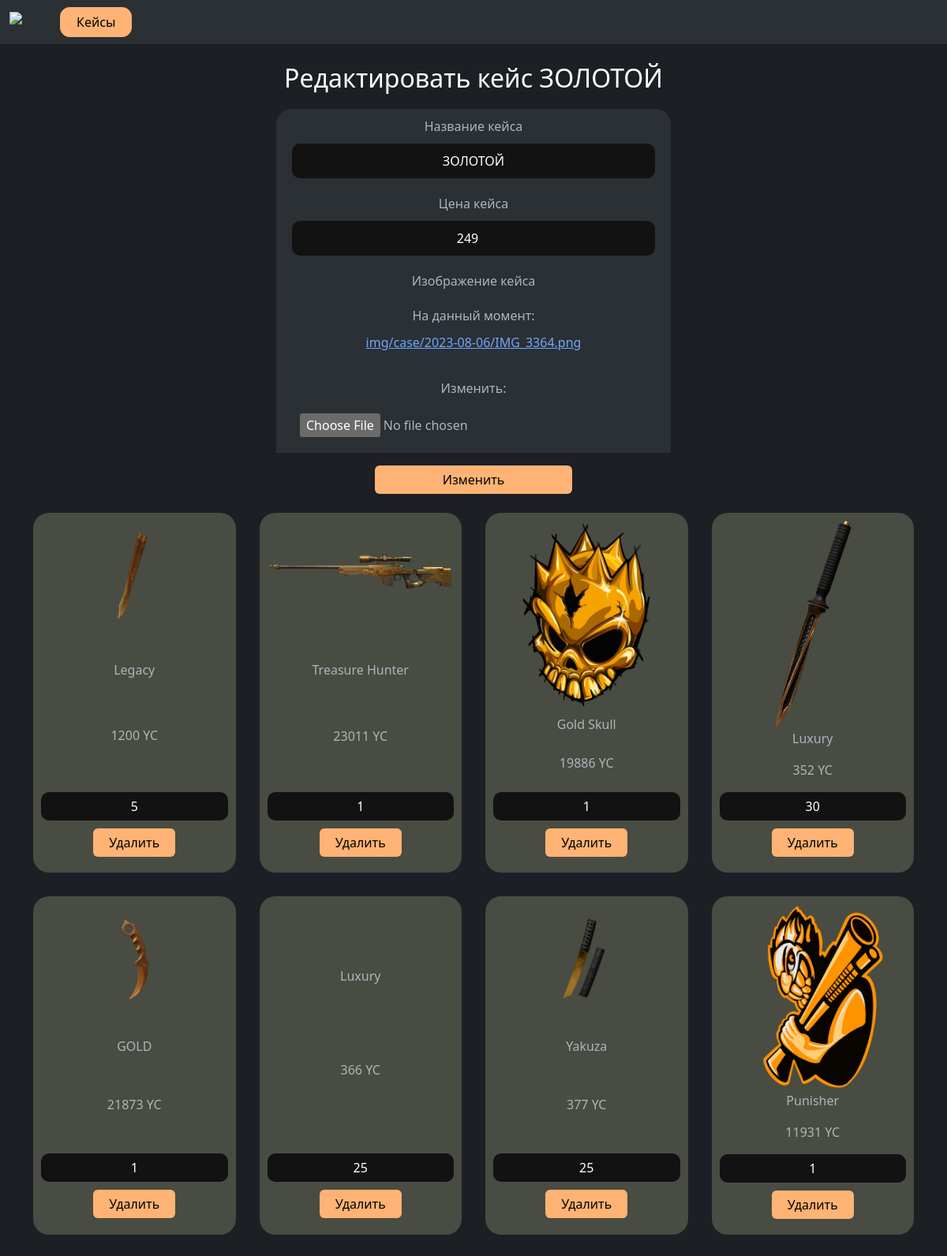
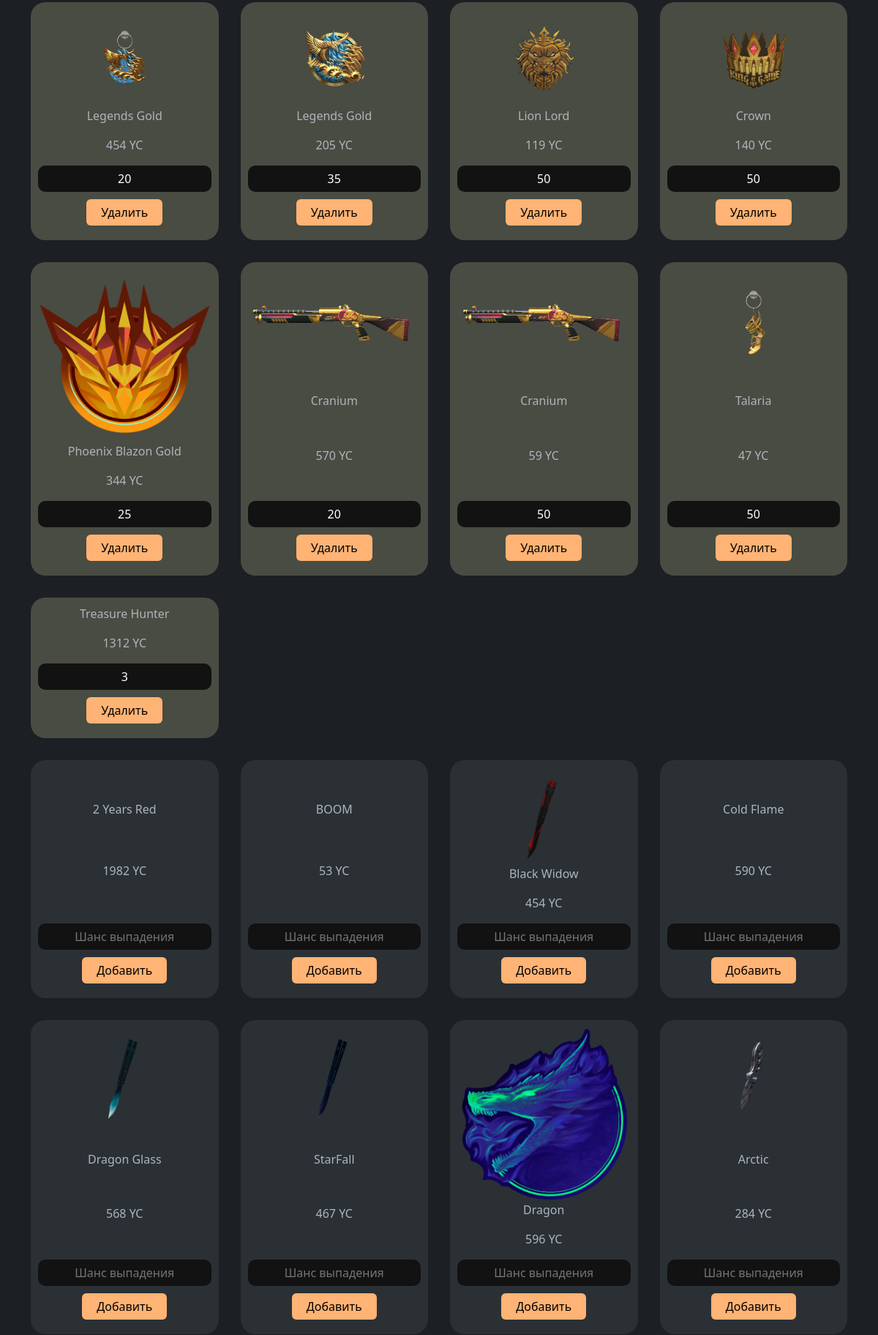
The app's page /personal-admin/case/45/ (upper part) with its own data (2 pictures, top to bottom).
### case/models.py (models this page shows, shortened)
class Case(models.Model):
    name = models.CharField(verbose_name="Название оружия", max_length=200)
    price = models.IntegerField()
    img = models.ImageField(upload_to='img/case/%Y-%m-%d/')
    weapons = models.JSONField()

### weapons/models.py (models this page shows, shortened)
class Weapons(models.Model):
    LEG = (
        ('R', 'Rare'),
        ('E', 'Epic'),
        ('L', 'Legendary'),
        ('A', 'Arcane')
    )
    name = models.CharField(verbose_name="Название оружия", max_length=200)
    model_w = models.CharField(verbose_name="Модель оружия", max_length=200)
    price = models.IntegerField()
    img = models.ImageField(upload_to='img/weapons/%Y-%m-%d/')
    leg = models.CharField(max_length=1, choices=LEG, verbose_name="Редкость оружия")
    stattrak = models.BooleanField(default=False, verbose_name="StatTrak")

### main/views.py (the view)
# urls.py: path('personal-admin/case/<int:pk>/', CaseUpdate.as_view()),
class CaseUpdate(UpdateView):
    model = Case
    template_name = 'personal_admin_cases.html'
    fields = ['name', 'price', 'img', 'weapons']
    def get_context_data(self, *args, **kwargs):
        ws = []
        w = Weapons.objects.all()
        for weapons in w:
            ws.append({
                'id': weapons.id,
                'name': weapons.name,
                "img": weapons.img,
                "model_w": weapons.model_w,
                "price": weapons.price,
                'leg': weapons.leg,
            })
        context = super(CaseUpdate, self).get_context_data(*args, **kwargs)
        context['weapons'] = ws
        return context

### templates/personal_admin_cases.html (shortened to what this page needs)
{% extends 'base.html' %}
{% load static %}
{% block container %}
<div class="personal">
    <h2 class="pt-4 text-white text-center ">Редактировать кейс {{ case.name }}</h2>
    <div class="container">
    <form method="POST" enctype="multipart/form-data">
      <div class="block">
        <label for="id_name">Название кейса</label>
        {{ form.name }}
      </div>
      <div class="block">
        <label for="id_price">Цена кейса</label>
        {{ form.price }}
      </div>
      <div class="block">
        <label for="id_img">Изображение кейса</label>
        {{ form.img }}
      </div>
      <div class="d-grid gap-2 col-6 mx-auto mt-3">
        <button class="btn a" type="submit">Изменить</button>
      </div>
    </form>
    <div class="weapons item-container">
        {% for w in weapons %}
          <div class="item www" id="weapon_{{ w.id }}" data-id="{{ w.id }}">
            <img src="{{ w.img.url }}" alt="" />
            <p>{{ w.name }}</p>
            <p>{{ w.price }} YC</p>
            <div>
              <input style="margin-bottom: 10px; padding: 6px;" type="tel" id="inp_chance_{{ w.id }}" placeholder="Шанс выпадения">
              <button onclick="del_weapons({{ w.id }})" type="button" class="btn a add__btn" id="btn_{{ w.id }}">Удалить</button>
            </div>
          </div>
        {% endfor %}
      </div>
      <div class="weapons item-container">
        {% for w in weapons %}
          <div class="item sss" id="weapon_2_{{ w.id }}">
            <img src="{{ w.img.url }}" alt="" />
            <p>{{ w.name }}</p>
            <p>{{ w.price }} YC</p>
            <div>
              <input style="margin-bottom: 10px; padding: 6px;" type="tel" id="inp_chance_2_{{ w.id }}" placeholder="Шанс выпадения">
              <button onclick="add_weapons({{ w.id }})" type="button" class="btn a add__btn" id="btn_2_{{ w.id }}">Добавить</button>
            </div>
          </div>
        {% endfor %}
      </div>
  </div>
  </div>
{% endblock %}

### templates/base.html (shortened to what this page needs)
<!DOCTYPE html>
{% load static %}
<html lang="en" data-bs-theme="dark"
      style="background-color: #000;height: 100%;background-image: url('/static/img/fon_3.png'); background-repeat: no-repeat; background-position: center center;
    background-attachment: fixed;    background-position-x: 48%;">
<head>
    <link rel="stylesheet" href="https://cdn.jsdelivr.net/npm/bootstrap@5.3.0/dist/css/bootstrap.min.css">
    <link rel="stylesheet" href="{% static 'styles/all.css' %}">
    <link rel="stylesheet" href="{% static 'styles/case.css' %}">
    <link rel="stylesheet" href="{% static 'styles/profile.css' %}">
    <link rel="stylesheet" href="{% static 'styles/personal_admin.css' %}">
</head>
<body style="background: #212529db;">
<header>
    <nav class="navbar navbar-expand-lg bg-body-tertiary">
        <div class="container-fluid">
            <a class="navbar-brand" href="/">
                <img style="margin-top: -14px;" width="130" src="{% static 'img/logotype.png' %}"/>
            </a>
            <div class="collapse navbar-collapse" id="navbarSupportedContent">
                <ul class="navbar-nav me-auto mb-2 mb-lg-0">
                    <li class="nav-item">
                        <a class="nav-link active" aria-current="page" href="/">Кейсы</a>
                    </li>
                </ul>
            </div>
        </div>
    </nav>
</header>
<main>
    {% block container %}{% endblock container %}
</main>
</body>
</html>

### static/styles/all.css (style rules this page uses)
.nav-link { border: 1px solid transparent; border-radius: 12px; padding: 6px 20px !important; }
.navbar-nav .nav-link.active { border: 1px solid #ffb374; background-color: #ffb374; color: black; }
.navbar-expand-lg .navbar-collapse { margin-left: 2rem; }
.btn { background: #20c997; color: black; border: none; padding: 6px 20px; transition: background .2s ease-in-out !important; }
.block { margin-top: 1rem; padding: 10px 20px; }
.item-container { margin-top: 1.5rem; display: grid; grid-template-columns: 1fr 1fr 1fr 1fr; gap: 30px; margin-bottom: 30px; }
.item-container .item { display: flex; width: 100%; text-align: center; text-decoration: none; background-color: #2b3035; border-radius: 20px; padding: 10px 10px 20px 10px; transition: all .2s ease-in-out; flex-direction: column; align-items: center; justify-content: space-between; }
.item-container .item img { width: 100%; transition: all .2s ease-in-out; }
body { margin-bottom: 20px; }
main { min-height: calc(100vh - 80px); }

### static/styles/personal_admin.css (style rules this page uses)
.personal .nav-link.active, .personal .btn.a { background-color: #ffb374; color: #000000; }
.personal .d-grid { max-width: 500px; }
.personal .block { background-color: #2b3035; display: flex; flex-direction: column; align-items: center; gap: 10px; margin: 0 auto; }
.personal form { overflow: hidden; border-radius: 20px; margin: 0 auto; max-width: 500px; margin-top: 20px; }
.personal input { text-align: center; border: none; padding: 10px; width: 100%; border-radius: 10px; }
.personal .active { background-color: #494c42; }

### records on screen
Case: name "ЗОЛОТОЙ", price "249"
Weapons: name "Legacy"
Weapons: name "Treasure Hunter"
Weapons: name "Gold Skull"
Weapons: name "Luxury"
Weapons: name "GOLD"
Weapons: name "Luxury"
Weapons: name "Yakuza"
Weapons: name "Punisher"
Weapons: name "Legends Gold"
Weapons: name "Legends Gold"
Weapons: name "Lion Lord"
Weapons: name "Crown"
Weapons: name "Phoenix Blazon Gold"
Weapons: name "Cranium"
Weapons: name "Cranium"
Weapons: name "Talaria"
Weapons: name "Treasure Hunter"
Weapons: name "2 Years Red"
Weapons: name "BOOM"
Weapons: name "Black Widow"
Weapons: name "Cold Flame"
Weapons: name "Dragon Glass"
Weapons: name "StarFall"
Weapons: name "Dragon"
Weapons: name "Arctic"

### other values on screen
{{ w.price }} "1200" "23011" "19886" "352" "21873" "366" "377" "11931" "454" "205" "119" "140" "344" "570" "59" "47" "1312"
{{ w.price }} "1982" "53" "454" "590" "568" "467" "596" "284"
